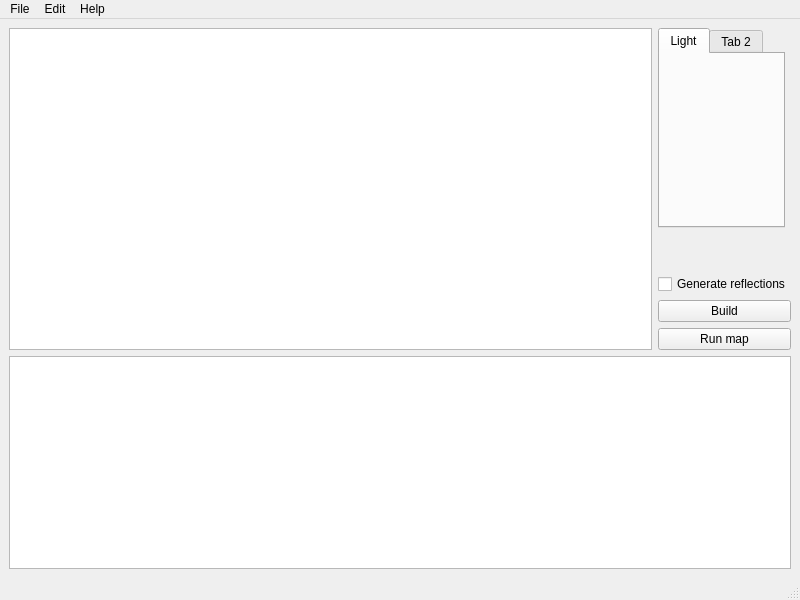
<?xml version="1.0" encoding="UTF-8"?>
<ui version="4.0">
 <class>MainWindow</class>
 <widget class="QMainWindow" name="MainWindow">
  <property name="geometry">
   <rect>
    <x>0</x>
    <y>0</y>
    <width>800</width>
    <height>600</height>
   </rect>
  </property>
  <property name="windowTitle">
   <string>MainWindow</string>
  </property>
  <widget class="QWidget" name="centralwidget">
   <layout class="QGridLayout" name="gridLayout">
    <item row="1" column="0">
     <widget class="QTextEdit" name="outputBuffer">
      <property name="lineWrapMode">
       <enum>QTextEdit::LineWrapMode::NoWrap</enum>
      </property>
     </widget>
    </item>
    <item row="0" column="0">
     <layout class="QGridLayout" name="gridLayout_2">
      <item row="0" column="1">
       <layout class="QGridLayout" name="gridLayout_3">
        <property name="spacing">
         <number>6</number>
        </property>
        <item row="2" column="0">
         <widget class="QCheckBox" name="checkBox">
          <property name="sizePolicy">
           <sizepolicy hsizetype="Minimum" vsizetype="Maximum">
            <horstretch>0</horstretch>
            <verstretch>0</verstretch>
           </sizepolicy>
          </property>
          <property name="text">
           <string>Generate reflections</string>
          </property>
         </widget>
        </item>
        <item row="1" column="0">
         <spacer name="verticalSpacer">
          <property name="orientation">
           <enum>Qt::Orientation::Vertical</enum>
          </property>
          <property name="sizeHint" stdset="0">
           <size>
            <width>20</width>
            <height>40</height>
           </size>
          </property>
         </spacer>
        </item>
        <item row="3" column="0">
         <widget class="QPushButton" name="pushButton">
          <property name="sizePolicy">
           <sizepolicy hsizetype="Minimum" vsizetype="Maximum">
            <horstretch>0</horstretch>
            <verstretch>0</verstretch>
           </sizepolicy>
          </property>
          <property name="text">
           <string>Build</string>
          </property>
         </widget>
        </item>
        <item row="4" column="0">
         <widget class="QPushButton" name="pushButton_2">
          <property name="sizePolicy">
           <sizepolicy hsizetype="Minimum" vsizetype="Maximum">
            <horstretch>0</horstretch>
            <verstretch>0</verstretch>
           </sizepolicy>
          </property>
          <property name="text">
           <string>Run map</string>
          </property>
         </widget>
        </item>
        <item row="0" column="0">
         <widget class="QTabWidget" name="tabWidget">
          <property name="sizePolicy">
           <sizepolicy hsizetype="Maximum" vsizetype="Maximum">
            <horstretch>0</horstretch>
            <verstretch>0</verstretch>
           </sizepolicy>
          </property>
          <property name="minimumSize">
           <size>
            <width>0</width>
            <height>200</height>
           </size>
          </property>
          <widget class="QWidget" name="tab">
           <attribute name="title">
            <string>Light</string>
           </attribute>
          </widget>
          <widget class="QWidget" name="tab_2">
           <attribute name="title">
            <string>Tab 2</string>
           </attribute>
          </widget>
         </widget>
        </item>
       </layout>
      </item>
      <item row="0" column="0">
       <widget class="QTreeView" name="treeView"/>
      </item>
     </layout>
    </item>
   </layout>
  </widget>
  <widget class="QMenuBar" name="menubar">
   <property name="geometry">
    <rect>
     <x>0</x>
     <y>0</y>
     <width>800</width>
     <height>33</height>
    </rect>
   </property>
   <widget class="QMenu" name="menuFile">
    <property name="title">
     <string>File</string>
    </property>
    <addaction name="actionNew"/>
    <addaction name="separator"/>
    <addaction name="actionAsset_Editor"/>
    <addaction name="actionRadiant"/>
    <addaction name="separator"/>
    <addaction name="actionExit"/>
   </widget>
   <widget class="QMenu" name="menuEdit">
    <property name="title">
     <string>Edit</string>
    </property>
    <addaction name="actionBuild"/>
    <addaction name="separator"/>
    <addaction name="actionOptions"/>
   </widget>
   <widget class="QMenu" name="menuHelp">
    <property name="title">
     <string>Help</string>
    </property>
    <addaction name="actionAbout"/>
   </widget>
   <addaction name="menuFile"/>
   <addaction name="menuEdit"/>
   <addaction name="menuHelp"/>
  </widget>
  <widget class="QStatusBar" name="statusbar"/>
  <action name="actionNew">
   <property name="text">
    <string>New</string>
   </property>
   <property name="shortcut">
    <string>Ctrl+N</string>
   </property>
  </action>
  <action name="actionAsset_Editor">
   <property name="text">
    <string>Asset Editor</string>
   </property>
   <property name="shortcut">
    <string>Ctrl+A</string>
   </property>
  </action>
  <action name="actionRadiant">
   <property name="text">
    <string>Open in Radiant</string>
   </property>
   <property name="shortcut">
    <string>Ctrl+R</string>
   </property>
  </action>
  <action name="actionExit">
   <property name="text">
    <string>Exit</string>
   </property>
  </action>
  <action name="actionBuild">
   <property name="text">
    <string>Build</string>
   </property>
   <property name="shortcut">
    <string>Ctrl+B</string>
   </property>
  </action>
  <action name="actionOptions">
   <property name="text">
    <string>Options</string>
   </property>
  </action>
  <action name="actionAbout">
   <property name="text">
    <string>About...</string>
   </property>
  </action>
 </widget>
 <resources/>
 <connections/>
</ui>
